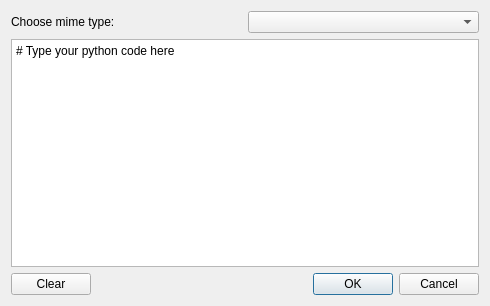
<?xml version="1.0" encoding="UTF-8"?>
<ui version="4.0">
 <class>WPS</class>
 <widget class="QDialog" name="WPS">
  <property name="geometry">
   <rect>
    <x>0</x>
    <y>0</y>
    <width>490</width>
    <height>306</height>
   </rect>
  </property>
  <property name="windowTitle">
   <string>WPS</string>
  </property>
  <layout class="QVBoxLayout" name="verticalLayout">
   <item>
    <layout class="QHBoxLayout" name="horizontalLayout">
     <item>
      <widget class="QLabel" name="addressLabel">
       <property name="text">
        <string>Choose mime type:</string>
       </property>
      </widget>
     </item>
     <item>
      <widget class="QComboBox" name="mimeComboBox"/>
     </item>
    </layout>
   </item>
   <item>
    <widget class="QPlainTextEdit" name="code">
     <property name="plainText">
      <string># Type your python code here</string>
     </property>
    </widget>
   </item>
   <item>
    <layout class="QHBoxLayout" name="horizontalLayout_2">
     <item>
      <widget class="QPushButton" name="clearButton">
       <property name="text">
        <string>Clear</string>
       </property>
      </widget>
     </item>
     <item>
      <spacer name="horizontalSpacer">
       <property name="orientation">
        <enum>Qt::Horizontal</enum>
       </property>
       <property name="sizeHint" stdset="0">
        <size>
         <width>40</width>
         <height>20</height>
        </size>
       </property>
      </spacer>
     </item>
     <item>
      <widget class="QDialogButtonBox" name="buttonBox">
       <property name="orientation">
        <enum>Qt::Horizontal</enum>
       </property>
       <property name="standardButtons">
        <set>QDialogButtonBox::Cancel|QDialogButtonBox::Ok</set>
       </property>
      </widget>
     </item>
    </layout>
   </item>
  </layout>
 </widget>
 <resources/>
 <connections>
  <connection>
   <sender>buttonBox</sender>
   <signal>accepted()</signal>
   <receiver>WPS</receiver>
   <slot>accept()</slot>
   <hints>
    <hint type="sourcelabel">
     <x>248</x>
     <y>254</y>
    </hint>
    <hint type="destinationlabel">
     <x>157</x>
     <y>274</y>
    </hint>
   </hints>
  </connection>
  <connection>
   <sender>buttonBox</sender>
   <signal>rejected()</signal>
   <receiver>WPS</receiver>
   <slot>reject()</slot>
   <hints>
    <hint type="sourcelabel">
     <x>316</x>
     <y>260</y>
    </hint>
    <hint type="destinationlabel">
     <x>286</x>
     <y>274</y>
    </hint>
   </hints>
  </connection>
 </connections>
</ui>
